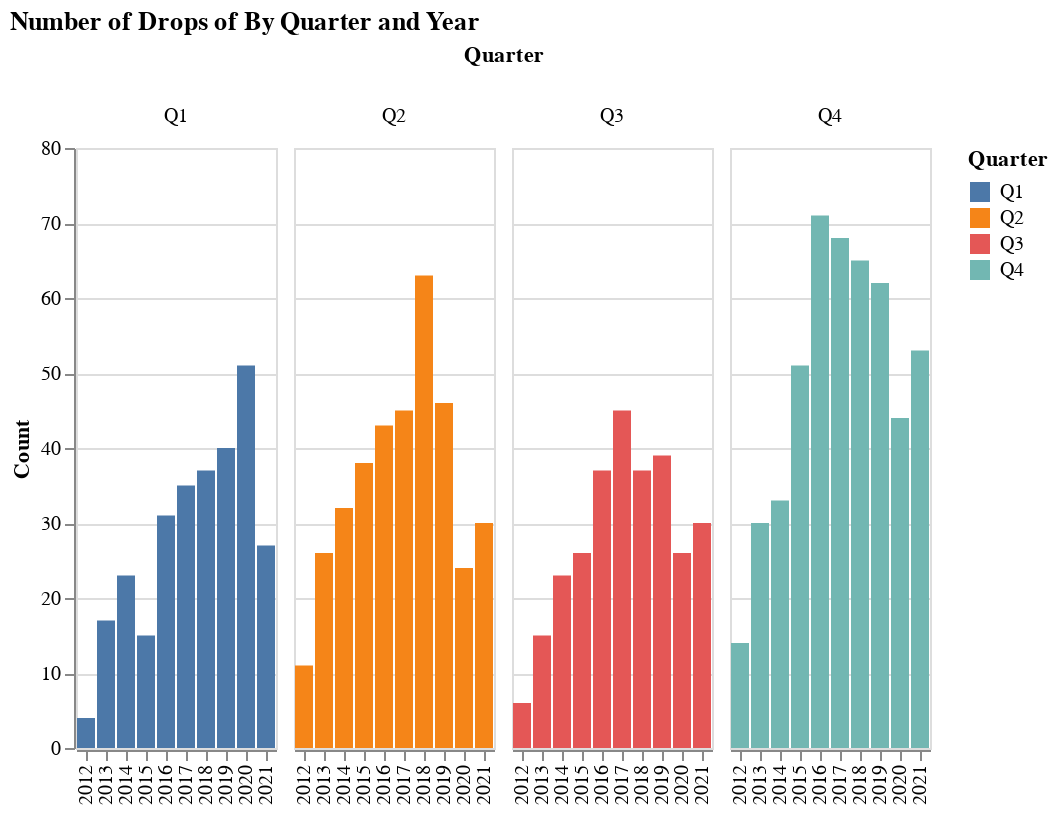

Here is the notebook cell this chart was saved with:
### Markdown cell above
## Breakdown by Quarter

To wrap this section up and bring the picture into clearer focus, we can look at drops by quarter. From the previous plots, it looks like the closer-to-normal 2021 was not so far ahead of heavily-impacted 2020. Visualizing the breakdown by quarter clarifies why this is. 2020 Q1, which the COVID pandemic only lightly impinged upon, was huge, much bigger than any previous Q1. Q2, Q3, and Q4 saw more drops in 2021 than 2020, but not by enough of a margin to make up the deficit from Q1.

In any case, number of drops are slowly recovering in 2021, but still quite a way off from where you would expect given the pre-COVID trend.

### Code cell
tdf = df_all.groupby(['Quarter', 'Year']).count()['Release'].reset_index()
# tdf = ytd_df.groupby(['Quarter', 'Year']).count()['Release'].reset_index()
tdf = tdf.rename(columns={"Release": "Count"})
alt.Chart(tdf, width=100).mark_bar().encode(
    x=alt.X('Year:N', sort=kind_sort_order, title=None),
    y='Count:Q',
    color=alt.Color('Quarter:N', sort=kind_sort_order),
    column='Quarter:O',
    tooltip=['Year', 'Count']
).configure_facet(spacing=7).properties(title=f"Number of Drops of By Quarter and Year")

### Figure 1 — Vega-Lite specification as saved in the notebook (floating-point values rounded to 4 significant figures)
{"$schema": "https://vega.github.io/schema/vega-lite/v4.8.1.json", "config": {"facet": {"spacing": 7}, "view": {"continuousHeight": 300, "continuousWidth": 400}}, "data": {"name": "data-aae0f45bd9a80a4d32a1587081e627c4"}, "datasets": {"data-aae0f45bd9a80a4d32a1587081e627c4": [{"Count": 4, "Quarter": "Q1", "Year": 2012}, {"Count": 17, "Quarter": "Q1", "Year": 2013}, {"Count": 23, "Quarter": "Q1", "Year": 2014}, {"Count": 15, "Quarter": "Q1", "Year": 2015}, {"Count": 31, "Quarter": "Q1", "Year": 2016}, {"Count": 35, "Quarter": "Q1", "Year": 2017}, {"Count": 37, "Quarter": "Q1", "Year": 2018}, {"Count": 40, "Quarter": "Q1", "Year": 2019}, {"Count": 51, "Quarter": "Q1", "Year": 2020}, {"Count": 27, "Quarter": "Q1", "Year": 2021}, {"Count": 11, "Quarter": "Q2", "Year": 2012}, {"Count": 26, "Quarter": "Q2", "Year": 2013}, {"Count": 32, "Quarter": "Q2", "Year": 2014}, {"Count": 38, "Quarter": "Q2", "Year": 2015}, {"Count": 43, "Quarter": "Q2", "Year": 2016}, {"Count": 45, "Quarter": "Q2", "Year": 2017}, {"Count": 63, "Quarter": "Q2", "Year": 2018}, {"Count": 46, "Quarter": "Q2", "Year": 2019}, {"Count": 24, "Quarter": "Q2", "Year": 2020}, {"Count": 30, "Quarter": "Q2", "Year": 2021}, {"Count": 6, "Quarter": "Q3", "Year": 2012}, {"Count": 15, "Quarter": "Q3", "Year": 2013}, {"Count": 23, "Quarter": "Q3", "Year": 2014}, {"Count": 26, "Quarter": "Q3", "Year": 2015}, {"Count": 37, "Quarter": "Q3", "Year": 2016}, {"Count": 45, "Quarter": "Q3", "Year": 2017}, {"Count": 37, "Quarter": "Q3", "Year": 2018}, {"Count": 39, "Quarter": "Q3", "Year": 2019}, {"Count": 26, "Quarter": "Q3", "Year": 2020}, {"Count": 30, "Quarter": "Q3", "Year": 2021}, {"Count": 14, "Quarter": "Q4", "Year": 2012}, {"Count": 30, "Quarter": "Q4", "Year": 2013}, {"Count": 33, "Quarter": "Q4", "Year": 2014}, {"Count": 51, "Quarter": "Q4", "Year": 2015}, {"Count": 71, "Quarter": "Q4", "Year": 2016}, {"Count": 68, "Quarter": "Q4", "Year": 2017}, {"Count": 65, "Quarter": "Q4", "Year": 2018}, {"Count": 62, "Quarter": "Q4", "Year": 2019}, {"Count": 44, "Quarter": "Q4", "Year": 2020}, {"Count": 53, "Quarter": "Q4", "Year": 2021}]}, "encoding": {"color": {"field": "Quarter", "sort": ["Bottom", "Top", "Layer"], "type": "nominal"}, "column": {"field": "Quarter", "type": "ordinal"}, "tooltip": [{"field": "Year", "type": "quantitative"}, {"field": "Count", "type": "quantitative"}], "x": {"field": "Year", "sort": ["Bottom", "Top", "Layer"], "title": null, "type": "nominal"}, "y": {"field": "Count", "type": "quantitative"}}, "mark": "bar", "title": "Number of Drops of By Quarter and Year", "width": 100}
